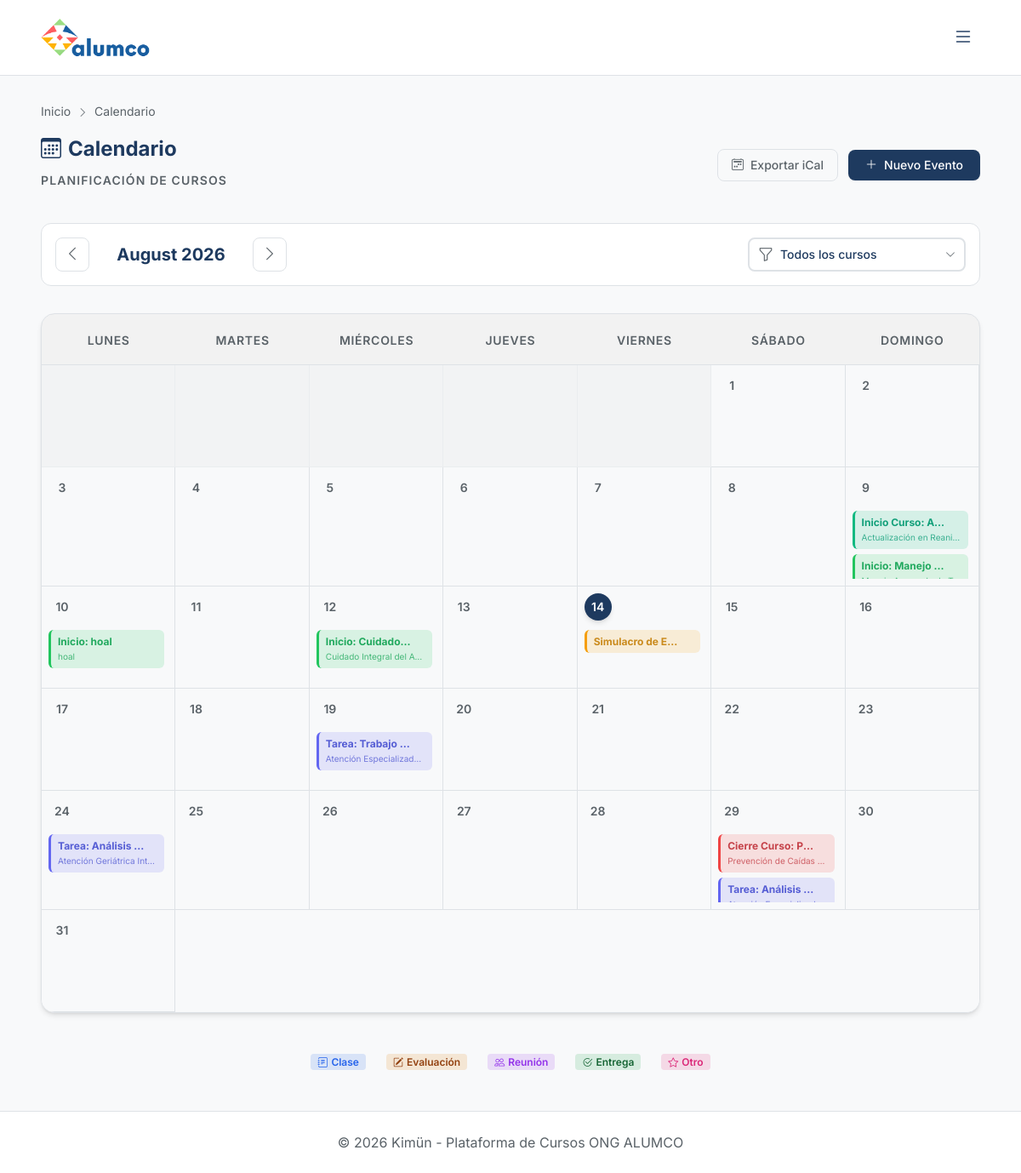
Screenshot of /calendario/ (signed in) with the database file from the repository.
### calendario/models.py (models this page shows, shortened)
class EventoCalendario(models.Model):
    titulo = models.CharField(max_length=200)
    descripcion = models.TextField(blank=True, default='')
    tipo = models.CharField(max_length=25, choices=TipoEvento.choices, default=TipoEvento.EVENTO_GENERAL)
    fecha_inicio = models.DateTimeField()
    fecha_fin = models.DateTimeField()
    curso = models.ForeignKey('cursos.Curso', on_delete=models.CASCADE, null=True, blank=True, related_name='eventos_calendario')
    evaluacion = models.ForeignKey('evaluaciones.Evaluacion', on_delete=models.CASCADE, null=True, blank=True, related_name='eventos_calendario')
    creado_por = models.ForeignKey(settings.AUTH_USER_MODEL, on_delete=models.CASCADE, related_name='eventos_creados')
    color = models.CharField(max_length=7, default='#6366f1', help_text='Color hex, ej: #6366f1')
    class Meta:
        verbose_name = 'Evento de Calendario'
        verbose_name_plural = 'Eventos de Calendario'
        ordering = ['fecha_inicio']

### cursos/models.py (models this page shows, shortened)
class Curso(models.Model):
    ESTADO_CHOICES = [
        ('borrador', 'Borrador'),
        ('publicado', 'Publicado'),
    ]
    titulo = models.CharField(max_length=200)
    descripcion = models.TextField()
    categoria = models.ForeignKey(
        Categoria,
        on_delete=models.SET_NULL,
        null=True,
        blank=True,
        related_name='cursos'
    )
    docente_creador = models.ForeignKey(
        settings.AUTH_USER_MODEL,
        on_delete=models.CASCADE,
        related_name='cursos_creados'
    )
    estado = models.CharField(max_length=20, choices=ESTADO_CHOICES, default='borrador')
    fecha_creacion = models.DateTimeField(auto_now_add=True)
    horas_exigidas = models.PositiveIntegerField(default=0, help_text='Horas totales exigidas para completar el curso')
    horas_por_semana = models.PositiveIntegerField(default=0, help_text='Horas de dedicación semanal esperada')
    exige_tiempo_minimo = models.BooleanField(default=False, help_text='Evita que el alumno complete el curso en menos tiempo del exigido')
    duracion_minutos = models.PositiveIntegerField(default=0, help_text='Duración estimada en minutos')
    class Meta:
        verbose_name = 'Curso'
        verbose_name_plural = 'Cursos'

### calendario/views.py (the view, shortened to what this page needs)
# urls.py: path('', views.calendario_view, name='calendario'),
@login_required
def calendario_view(request):
    try:
        year = int(request.GET.get('year', datetime.now().year))
        month = int(request.GET.get('month', datetime.now().month))
    except (ValueError, TypeError):
        return HttpResponseBadRequest('Parámetros de fecha inválidos.')
    prev_month = month - 1 if month > 1 else 12
    prev_year = year if month > 1 else year - 1
    next_month = month + 1 if month < 12 else 1
    next_year = year + 1 if month == 12 else year
    _, last_day = cal_module.monthrange(year, month)
    first_weekday = datetime(year, month, 1).weekday()
    empty_days = range(first_weekday)
    days = list(range(1, last_day + 1))
    today = datetime.now()
    start_date = datetime(year, month, 1)
    end_date = datetime(year, month, last_day, 23, 59, 59)
    from cursos.models import Curso, InscripcionCurso
    if request.user.rol in ['admin', 'docente']:
        eventos = EventoCalendario.objects.filter(
            Q(fecha_inicio__gte=start_date) & Q(fecha_inicio__lte=end_date)
        ).select_related('curso', 'evaluacion').order_by('fecha_inicio')
        cursos = Curso.objects.all().order_by('titulo')
    curso_id = request.GET.get('curso')
    if curso_id:
        try:
            curso_id_int = int(curso_id)
            eventos = eventos.filter(curso_id=curso_id_int)
        except ValueError:
            pass
    context = {
        'eventos': eventos,
        'day_events': eventos,
        'year': year,
        'month': month,
        'prev_month': prev_month,
        'prev_year': prev_year,
        'next_month': next_month,
        'next_year': next_year,
        'month_name': cal_module.month_name[month],
        'empty_days': empty_days,
        'days': days,
        'today': today,
        'cursos': cursos,
        'curso_id': curso_id,
    }
    return render(request, 'calendario/calendario.html', context)

### templates/calendario/calendario.html (shortened to what this page needs)
{% extends 'base.html' %}
{% load static %}
{% block breadcrumbs %}
<nav class="text-sm mb-4 text-secondary">
    <a href="{% url 'inicio' %}" class="hover:text-primary transition-colors">Inicio</a>
    <i class="bi bi-chevron-right text-xs mx-1"></i>
    <span>Calendario</span>
</nav>
{% endblock %}
{% block content %}
<div class="max-w-7xl mx-auto space-y-8 stagger-in">
    <div class="flex flex-col md:flex-row justify-between items-start md:items-center gap-6">
        <div>
            <h1 class="section-title mb-1">
                <i class="bi bi-calendar3"></i>
                Calendario
            </h1>
            <span class="section-kicker">Planificación de Cursos</span>
        </div>
        <div class="flex flex-wrap items-center gap-3">
            <a href="{% url 'calendario:calendario_ical_export' %}" class="btn-subtle px-4 py-2 rounded-lg text-sm font-medium inline-flex items-center gap-2">
                <i class="bi bi-calendar2-week"></i> Exportar iCal
            </a>
            {% if user.rol == 'admin' or user.rol == 'docente' %}
            <a href="{% url 'calendario:evento_create' %}" class="btn-primary px-5 py-2 rounded-lg text-sm font-medium inline-flex items-center gap-2 shadow-sm">
                <i class="bi bi-plus-lg"></i> Nuevo Evento
            </a>
            {% endif %}
        </div>
    </div>
    <div class="hybrid-card rounded-xl p-4 flex flex-col lg:flex-row justify-between items-center gap-4">
        <div class="flex items-center gap-4 w-full lg:w-auto justify-between lg:justify-start">
            <a href="?year={{ prev_year }}&month={{ prev_month }}" class="btn-subtle w-10 h-10 flex items-center justify-center rounded-lg transition-transform hover:-translate-x-1" title="Anterior">
                <i class="bi bi-chevron-left text-lg"></i>
            </a>
            <h2 class="text-xl font-bold min-w-[160px] text-center" style="color: var(--color-text);">
                {{ month_name|title }} {{ year }}
            </h2>
            <a href="?year={{ next_year }}&month={{ next_month }}" class="btn-subtle w-10 h-10 flex items-center justify-center rounded-lg transition-transform hover:translate-x-1" title="Siguiente">
                <i class="bi bi-chevron-right text-lg"></i>
            </a>
        </div>
        {% if user.rol == 'admin' or user.rol == 'docente' %}
        <form method="get" class="flex items-center gap-3 w-full lg:w-auto">
            <div class="relative flex-grow lg:flex-grow-0">
                <i class="bi bi-funnel absolute left-3 top-1/2 -translate-y-1/2 text-secondary"></i>
                <select name="curso" class="input-field pl-9 pr-8 py-2 w-full lg:w-64 rounded-lg text-sm appearance-none font-medium bg-transparent" onchange="this.form.submit()">
                    <option value="">Todos los cursos</option>
                </select>
                <i class="bi bi-chevron-down absolute right-3 top-1/2 -translate-y-1/2 text-xs text-secondary pointer-events-none"></i>
            </div>
        </form>
        {% endif %}
    </div>
    <div class="hybrid-card rounded-2xl overflow-hidden shadow-md overflow-x-auto">
        <div class="grid grid-cols-7 border-b border-subtle bg-black/5 dark:bg-white/5 min-w-[700px] md:min-w-0">
            <div class="py-4 text-center">
                <span class="hidden md:inline text-sm font-semibold text-secondary uppercase tracking-wider">Lunes</span>
            </div>
            <div class="py-4 text-center">
                <span class="hidden md:inline text-sm font-semibold text-secondary uppercase tracking-wider">Martes</span>
            </div>
            <div class="py-4 text-center">
                <span class="hidden md:inline text-sm font-semibold text-secondary uppercase tracking-wider">Miércoles</span>
            </div>
            <div class="py-4 text-center">
                <span class="hidden md:inline text-sm font-semibold text-secondary uppercase tracking-wider">Jueves</span>
            </div>
            <div class="py-4 text-center">
                <span class="hidden md:inline text-sm font-semibold text-secondary uppercase tracking-wider">Viernes</span>
            </div>
            <div class="py-4 text-center">
                <span class="hidden md:inline text-sm font-semibold text-secondary uppercase tracking-wider">Sábado</span>
            </div>
            <div class="py-4 text-center">
                <span class="hidden md:inline text-sm font-semibold text-secondary uppercase tracking-wider">Domingo</span>
            </div>
        </div>
        <div class="grid grid-cols-7 bg-subtle min-w-[700px] md:min-w-0">
            {% for i in empty_days %}
            <div class="min-h-[120px] p-2 border-b border-r border-subtle opacity-50 bg-black/5 dark:bg-white/5"></div>
            {% endfor %}
            {% for day in days %}
            <div class="min-h-[120px] p-2 border-b border-r border-subtle relative group transition-colors hover:bg-black/5 dark:hover:bg-white/5"
                 x-data="{ showActions: false }"
                 @mouseenter="showActions = true"
                 @mouseleave="showActions = false">
                <div class="flex justify-between items-start mb-2">
                    <span class="w-8 h-8 flex items-center justify-center rounded-full text-sm font-semibold transition-all
                          {% if day == today.day and month == today.month and year == today.year %}
                          bg-[var(--color-primary)] text-white shadow-md
                          {% else %}
                          text-secondary group-hover:text-primary group-hover:bg-[var(--color-card-hover)]
                          {% endif %}">
                        {{ day }}
                    </span>
                </div>
                <div class="space-y-1.5 overflow-y-auto max-h-[80px] custom-scrollbar pr-1">
                    {% for evento in day_events %}
                    {% if evento.fecha_inicio.day == day %}
                    {% if user.rol == 'admin' or evento.creado_por == user %}
                    <a href="{% url 'calendario:evento_edit' evento.pk %}"
                       class="block px-2 py-1.5 rounded-md text-xs transition-transform hover:-translate-y-0.5 hover:shadow-sm relative group/evento"
                       style="background-color: color-mix(in srgb, {{ evento.color|default:'var(--color-info)' }} 15%, transparent); color: color-mix(in srgb, {{ evento.color|default:'var(--color-info)' }} 80%, var(--color-text)); border-left: 3px solid {{ evento.color|default:'var(--color-info)' }};"
                       title="Editar {{ evento.titulo }}">
                        <div class="font-bold truncate leading-tight pr-4">{{ evento.titulo }}</div>
                        {% if evento.curso %}
                        <div class="opacity-80 truncate text-[10px] mt-0.5">{{ evento.curso.titulo }}</div>
                        {% endif %}
                    </a>
                    {% endif %}
                    {% endif %}
                    {% endfor %}
                </div>
            </div>
            {% endfor %}
        </div>
    </div>
    <div class="flex flex-wrap items-center justify-center gap-6 py-4">
        <div class="badge badge-info"><i class="bi bi-journal-text"></i> Clase</div>
        <div class="badge badge-warning"><i class="bi bi-pencil-square"></i> Evaluación</div>
        <div class="badge badge-purple"><i class="bi bi-people"></i> Reunión</div>
        <div class="badge badge-success"><i class="bi bi-check2-circle"></i> Entrega</div>
        <div class="badge badge-pink"><i class="bi bi-star"></i> Otro</div>
    </div>
</div>
{% endblock %}

### static/css/kimun.css (style rules this page uses)
:root { --space-xs: 0.25rem; --space-sm: 0.5rem; --space-md: 1rem; --space-lg: 1.5rem; --space-xl: 2rem; --space-2xl: 3rem; --space-3xl: 4rem; --radius-sm: 0.25rem; --radius-md: 0.75rem; --radius-lg: 1rem; --radius-xl: 1.5rem; --radius-asymmetric: 1rem 0.25rem 1rem 0.25rem; --shadow-sm: 0 1px 2px color-mix(in srgb, var(--color-text) 8%, transparent); --shadow-md: 0 4px 6px -1px color-mix(in srgb, var(--color-text) 12%, transparent); --shadow-lg: 0 10px 40px -10px color-mix(in srgb, var(--color-text) 18%, transparent); --transition-fast: 0.15s ease; --transition-normal: 0.2s ease; --transition-slow: 0.3s ease; }
.btn-subtle { background: transparent; color: var(--color-text-secondary); border: 1px solid var(--color-border); transition: background-color var(--transition-normal), color var(--transition-normal), border-color var(--transition-normal), transform var(--transition-normal), box-shadow var(--transition-normal); }
.badge { display: inline-flex; align-items: center; gap: var(--space-xs); padding: 0.125rem 0.5rem; border-radius: var(--radius-sm); font-size: 0.75rem; font-weight: 600; line-height: 1.25; white-space: nowrap; }
.badge-success { background: var(--color-success-bg); color: var(--color-success); }
.badge-warning { background: var(--color-warning-bg); color: var(--color-warning); }
.badge-info { background: var(--color-info-bg); color: var(--color-info); }
.badge-purple { background: var(--color-purple-bg); color: var(--color-purple); }
.badge-pink { background: var(--color-pink-bg); color: var(--color-pink); }
.section-title { display: flex; align-items: center; gap: var(--space-sm); margin-bottom: var(--space-lg); font-size: 1.5rem; font-weight: 700; color: var(--color-text); }
.section-title i { color: var(--color-primary); }
.section-kicker { display: inline-flex; align-items: center; gap: var(--space-xs); margin-bottom: var(--space-sm); color: var(--color-text-secondary); font-size: 0.875rem; font-weight: 600; text-transform: uppercase; letter-spacing: 0.08em; }
.stagger-in > * { opacity: 0; animation: fadeInUp 0.5s ease forwards; }
.stagger-in > *:nth-child(1) { animation-delay: 0.05s; }
.stagger-in > *:nth-child(2) { animation-delay: 0.1s; }
.stagger-in > *:nth-child(3) { animation-delay: 0.15s; }
.stagger-in > *:nth-child(4) { animation-delay: 0.2s; }
.rounded-md { border-radius: var(--radius-md); }
.rounded-lg { border-radius: var(--radius-lg); }
.rounded-xl { border-radius: var(--radius-xl); }
.shadow-sm { box-shadow: var(--shadow-sm); }
.shadow-md { box-shadow: var(--shadow-md); }
.text-secondary { color: var(--color-text-secondary); }
.border-subtle { border-color: var(--color-border); }

### templates/base.html (style rules this page uses)
body { font-family: "Inter", sans-serif; font-size: 18px; }
[data-theme="light"] { --color-bg: #f8f9fa; --color-surface: #ffffff; --color-surface-raised: #f3f4f6; --color-primary: #1e3a5f; --color-primary-hover: #2d5a87; --color-accent: #f57c00; --color-text: #1e3a5f; --color-text-secondary: #5a6268; --color-border: #dee2e6; --color-card-hover: #f1f5f9; --color-success: #166534; --color-success-bg: rgba(22, 163, 74, 0.15); --color-info: #2563eb; --color-info-bg: rgba(37, 99, 235, 0.15); --color-warning: #92400e; --color-warning-bg: rgba(217, 119, 6, 0.15); --color-purple: #9333ea; --color-purple-bg: rgba(147, 51, 234, 0.15); --color-pink: #db2777; --color-pink-bg: rgba(219, 39, 119, 0.15); --gradient-start: #1e3a5f; --gradient-end: #3b82f6; }
body { background-color: var(--color-bg); color: var(--color-text); }
.hybrid-card { background-color: var(--color-surface); border: 1px solid var(--color-border); transition: all 0.3s ease; }
.btn-primary { background-color: var(--color-primary); color: white; transition: all 0.2s ease; }
.input-field { background-color: var(--color-surface); border: 2px solid var(--color-border); color: var(--color-text); transition: border-color 0.2s ease; }
.input-field::placeholder { color: var(--color-text-secondary); }

### templates/calendario/calendario.html (style rules this page uses)
.bg-subtle { background-color: var(--color-bg); }

### rows the page displays
EventoCalendario: titulo "Inicio Curso: A…", curso.titulo "Actualización en Reani…"
EventoCalendario: titulo "Inicio: Manejo…"
EventoCalendario: titulo "Inicio: hoal", curso.titulo "hoal"
EventoCalendario: titulo "Inicio: Cuidado…", curso.titulo "Cuidado Integral del A…"
EventoCalendario: titulo "Simulacro de E…"
EventoCalendario: titulo "Tarea: Trabajo…", curso.titulo "Atención Especializad…"
EventoCalendario: titulo "Tarea: Análisis…", curso.titulo "Atención Geriátrica Int…"
EventoCalendario: titulo "Cierre Curso: P…", curso.titulo "Prevención de Caídas…"
EventoCalendario: titulo "Tarea: Análisis…"

### other values shown
{{ month_name|title }} "August"
{{ year }} "2026"
{{ day }} "1" "2" "3" "4" "5" "6" "7" "8" "9" "10" "11" "12" "13" "14" "15" "16" "17" "18" "19" "20" "21" "22" "23" "24" "25" "26" "27" "28" "29" "30" "31"
